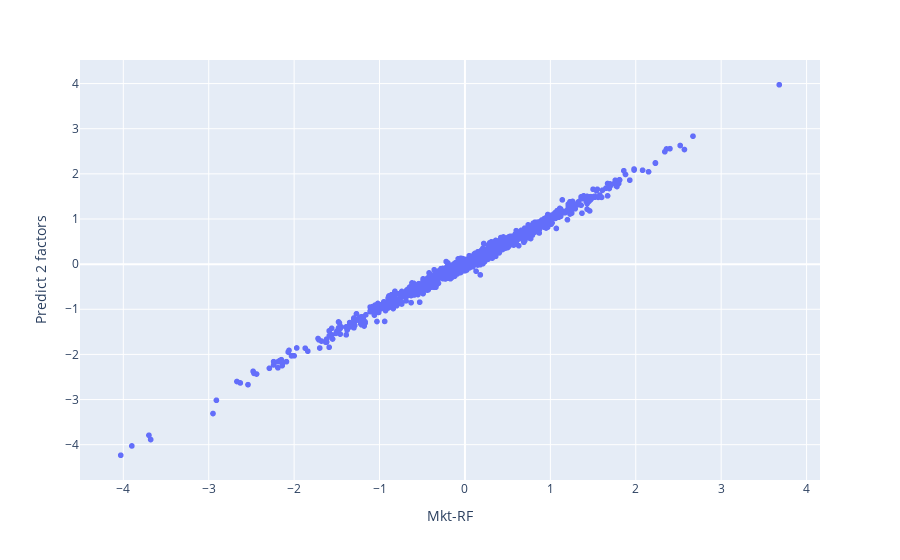

Notebook code for this chart:
### Code cell
px.scatter(data, x ='Mkt-RF', y='Predict 2 factors')

### Figure 1 — Plotly figure (JSON) as saved in the notebook; plotly's stock layout.template omitted (floating-point values rounded to 4 significant figures; data arrays with more than 128 entries replaced by an {"elided": "..."} marker saying what was removed)
{"data": [{"hovertemplate": "Mkt-RF=%{x}<br>Predict 2 factors=%{y}<extra></extra>", "legendgroup": "", "marker": {"color": "#636efa", "symbol": "circle"}, "mode": "markers", "name": "", "showlegend": false, "type": "scattergl", "x": {"elided": "1258 float values"}, "xaxis": "x", "y": {"elided": "1258 float values"}, "yaxis": "y"}], "layout": {"autosize": true, "legend": {"tracegroupgap": 0}, "margin": {"t": 60}, "xaxis": {"anchor": "y", "autorange": true, "domain": [0, 1], "range": [-4.517, 4.167], "title": {"text": "Mkt-RF"}, "type": "linear"}, "yaxis": {"anchor": "x", "autorange": true, "domain": [0, 1], "range": [-4.87, 4.609], "title": {"text": "Predict 2 factors"}, "type": "linear"}}}
